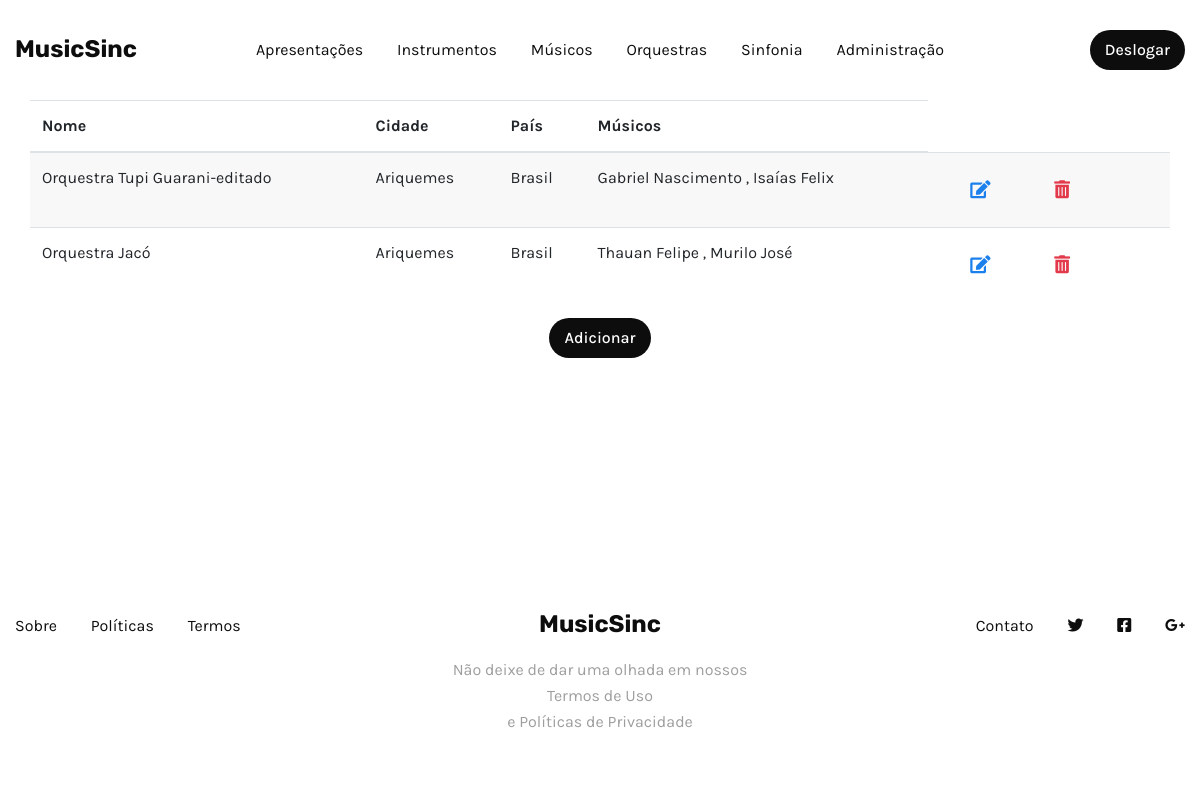
Page /orquestras/listar/ (signed in) on the committed database.
### core/models.py (models this page shows, shortened)
class Orquestra(models.Model):
    nome = models.CharField(max_length=80)
    cidade = models.CharField(max_length=60)
    pais = models.CharField(max_length=30)
    dt_criacao = models.DateTimeField(auto_now_add=True)
    musicos = models.ManyToManyField(Musico)
    class Meta:
        verbose_name = 'Orquestras'
        verbose_name_plural = 'Orquestras'

class Musico(models.Model):
    nome = models.CharField(max_length=70)
    nacionalidade = models.CharField(choices=nacionalidade, max_length=20)
    dt_nascimento = models.DateField()
    class Meta:
        verbose_name = 'Musico'
        verbose_name_plural = 'Musicos'

### orquestra/views.py (the view)
# urls.py: path('listar/', views.OrquestraListView.as_view(), name='read'),
class OrquestraListView(LoginRequiredMixin, ListView):
    model = Orquestra
    template_name = 'orquestra/tabela_orquestra.html'
    context_object_name = 'orquestras'
    login_url='login'

### orquestra/templates/orquestra/tabela_orquestra.html (shortened to what this page needs)
{% extends "base.html" %}
{% block content %}
{% include 'components/nav_tables.html' %}
<div class="container table-container">
  <table class="table table-striped">
    <thead>
      <tr>
        <th scope="col">Nome</th>
        <th scope="col">Cidade</th>
        <th scope="col">País</th>
        <th scope="col">Músicos</th>
      </tr>
    </thead>
    <tbody>
      {% for orquestra in orquestras %}
      <tr>
        <td>{{ orquestra.nome }}</td>
        <td>{{ orquestra.cidade }}</td>
        <td>{{ orquestra.pais }}</td>
        <td>
            {% for musico in orquestra.musicos.all %}
                {{ musico.nome }}
                {% if not forloop.last %}, {% endif %}
                {% endfor %}
        </td>
        <td>
          <a href="{% url 'orquestra:update' orquestra.id %}" class="btn btn-link edit-btn" title="Editar">
            <i class="fas fa-edit"></i>
          </a>
          <a href="{% url 'orquestra:delete' orquestra.id %}" class="btn btn-link delete-btn" title="Excluir">
            <i class="fas fa-trash-alt"></i>
          </a>
        </td>
      </tr>
      {% empty %}
      <tr>
        <td colspan="4" class="text-center">
          <h4>Nada aqui para ver</h4>
        </td>
      </tr>
      {% endfor %}
    </tbody>
  </table>
  <div class="col-12 d-flex justify-content-center mt-16">
    <a href="{% url 'orquestra:create' %}" class="btn sm action-2 f-16">Adicionar</a>
  </div>
</div>
{% endblock %}

### orquestra/templates/orquestra/tabela_orquestra.html (style rules this page uses)
.edit-btn { color: #1b80eb; }
.delete-btn { color: #e23a4b; }

### rows in the picture
Orquestra: nome "Orquestra Tupi Guarani-editado", cidade "Ariquemes", pais "Brasil"
Musico: nome "Gabriel Nascimento"
Musico: nome "Isaías Felix"
Orquestra: nome "Orquestra Jacó", cidade "Ariquemes", pais "Brasil"
Musico: nome "Thauan Felipe"
Musico: nome "Murilo José"
